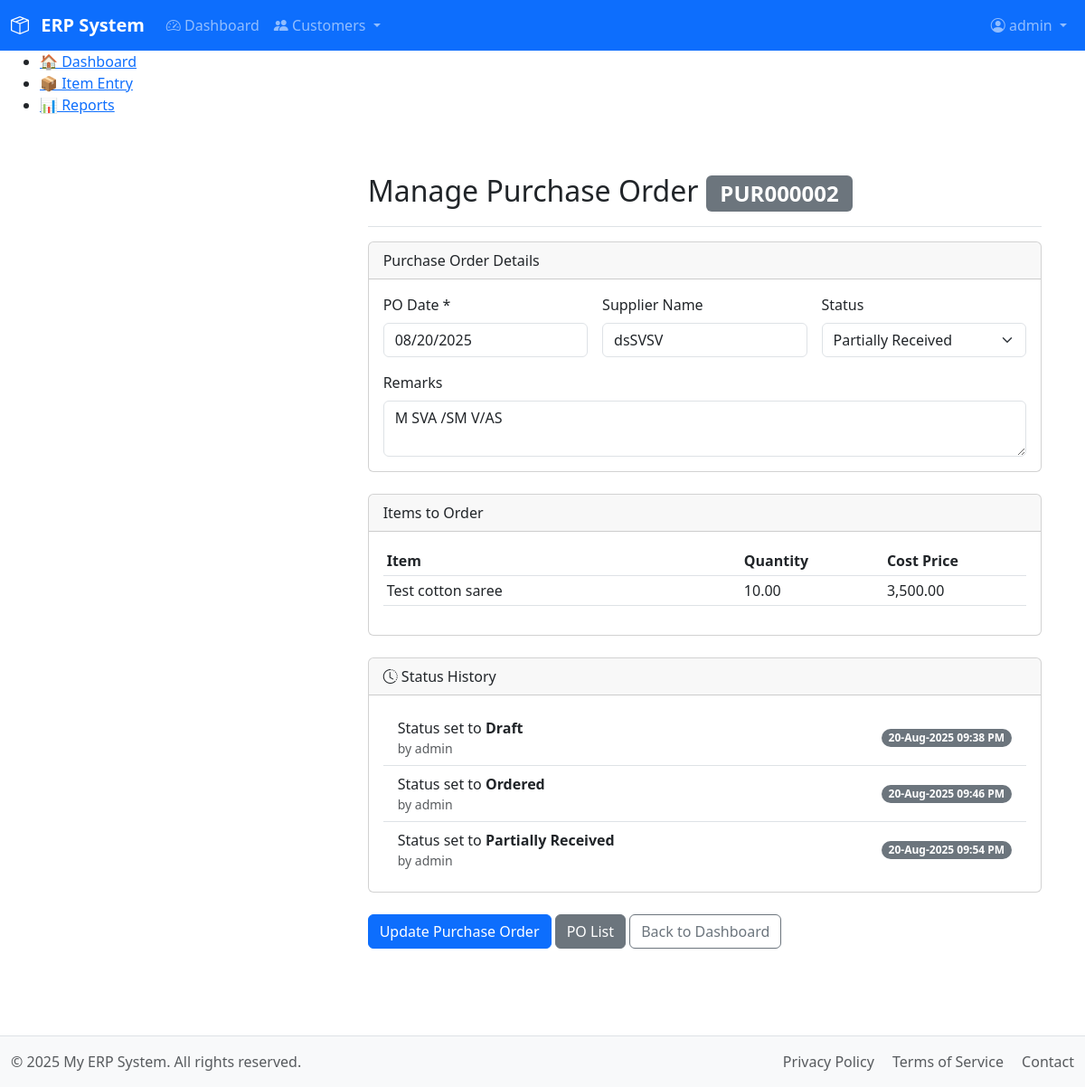
The app's page /modules/purchase/entry_purchase_order.php?purchase_order_id=PUR000002 (signed in) with its own data.
### tables this page shows
CREATE TABLE `purchase_orders` (
  `purchase_order_id` varchar(10) NOT NULL,
  `po_date` date NOT NULL,
  `supplier_name` varchar(255) DEFAULT NULL,
  `linked_sales_order_id` varchar(10) DEFAULT NULL,
  `status` enum('Draft','Ordered','Partially Received','Completed','Canceled') NOT NULL DEFAULT 'Draft',
  `remarks` text DEFAULT NULL,
  `created_at` timestamp NOT NULL DEFAULT current_timestamp(),
  `created_by` int(11) DEFAULT NULL,
  `created_by_name` varchar(50) DEFAULT NULL,
  PRIMARY KEY (`purchase_order_id`),
  KEY `idx_linked_sales_order` (`linked_sales_order_id`)
);

CREATE TABLE `purchase_order_items` (
  `po_item_id` int(11) NOT NULL AUTO_INCREMENT,
  `purchase_order_id` varchar(10) NOT NULL,
  `item_id` varchar(10) NOT NULL,
  `quantity` decimal(10,2) NOT NULL,
  `cost_price` decimal(10,2) NOT NULL,
  PRIMARY KEY (`po_item_id`),
  KEY `purchase_order_id` (`purchase_order_id`),
  KEY `item_id` (`item_id`),
  CONSTRAINT `fk_po_header` FOREIGN KEY (`purchase_order_id`) REFERENCES `purchase_orders` (`purchase_order_id`) ON DELETE CASCADE ON UPDATE CASCADE,
  CONSTRAINT `fk_po_item` FOREIGN KEY (`item_id`) REFERENCES `items` (`item_id`) ON UPDATE CASCADE
);

CREATE TABLE `items` (
  `item_id` varchar(10) NOT NULL,
  `category_sub_id` varchar(10) NOT NULL,
  `name` varchar(150) NOT NULL,
  `uom` varchar(20) NOT NULL DEFAULT 'No',
  `description` text DEFAULT NULL,
  `created_at` timestamp NOT NULL DEFAULT current_timestamp(),
  `created_by` int(11) DEFAULT NULL,
  `created_by_name` varchar(50) DEFAULT NULL,
  `updated_at` timestamp NULL DEFAULT NULL ON UPDATE current_timestamp(),
  `updated_by` int(11) DEFAULT NULL,
  `updated_by_name` varchar(50) DEFAULT NULL,
  PRIMARY KEY (`item_id`),
  UNIQUE KEY `name` (`name`),
  KEY `category_sub_id` (`category_sub_id`),
  CONSTRAINT `fk_category_sub` FOREIGN KEY (`category_sub_id`) REFERENCES `categories_sub` (`category_sub_id`) ON DELETE CASCADE ON UPDATE CASCADE
);

CREATE TABLE `purchase_order_status_history` (
  `history_id` int(11) NOT NULL AUTO_INCREMENT,
  `purchase_order_id` varchar(10) NOT NULL,
  `status` enum('Draft','Ordered','Partially Received','Completed','Canceled') NOT NULL,
  `created_at` timestamp NOT NULL DEFAULT current_timestamp(),
  `created_by` int(11) DEFAULT NULL,
  `created_by_name` varchar(50) DEFAULT NULL,
  PRIMARY KEY (`history_id`),
  KEY `po_id_idx` (`purchase_order_id`)
);

### includes/functions.php (called while the page is built, shortened)
<?php
function get_purchase_order_details($purchase_order_id) {
    $db = db();
    $stmt_po = $db->prepare("SELECT * FROM purchase_orders WHERE purchase_order_id = ?");
    $stmt_po->bind_param("s", $purchase_order_id);
    $stmt_po->execute();
    $po = $stmt_po->get_result()->fetch_assoc();
    $stmt_items = $db->prepare("SELECT poi.*, i.name as item_name FROM purchase_order_items poi JOIN items i ON poi.item_id = i.item_id WHERE poi.purchase_order_id = ?");
    $stmt_items->bind_param("s", $purchase_order_id);
    $stmt_items->execute();
    $po['items'] = $stmt_items->get_result()->fetch_all(MYSQLI_ASSOC);
    $stmt_history = $db->prepare("SELECT * FROM purchase_order_status_history WHERE purchase_order_id = ? ORDER BY created_at ASC");
    $stmt_history->bind_param("s", $purchase_order_id);
    $stmt_history->execute();
    $po['status_history'] = $stmt_history->get_result()->fetch_all(MYSQLI_ASSOC);
    return $po;
}

### modules/purchase/entry_purchase_order.php (the view, shortened to what this page needs)
<?php
require_once __DIR__ . '/../../includes/functions.php';
$is_edit = false;
$po = null;
if (isset($_GET['purchase_order_id'])) {
    $po_id_to_load = trim($_GET['purchase_order_id']);
    $po = get_purchase_order_details($po_id_to_load);
    if ($po) {
        $is_edit = true;
    } else {
        $_SESSION['error_message'] = "Purchase Order #$po_id_to_load not found.";
        header("Location: /modules/purchase/list_purchase_order.php");
        exit;
    }
}
require_once __DIR__ . '/../../includes/header.php';
?>
<div class="container-fluid">
    <div class="row">
        <?php require_once __DIR__ . '/../../includes/sidebar.php'; ?>
        <main class="col-md-9 ms-sm-auto col-lg-10 px-md-4">
            <div class="d-flex justify-content-between flex-wrap flex-md-nowrap align-items-center pt-3 pb-2 mb-3 border-bottom">
                <h2><?= $is_edit ? 'Manage Purchase Order <span class="badge bg-secondary">'.htmlspecialchars($po['purchase_order_id']).'</span>' : 'New Purchase Order' ?></h2>
            </div>
            <form method="POST" class="needs-validation" novalidate id="poForm">
                <div class="card">
                    <div class="card-header">Purchase Order Details</div>
                    <div class="card-body">
                        <div class="row g-3">
                            <div class="col-md-4">
                                <label for="po_date" class="form-label">PO Date *</label>
                                <input type="date" class="form-control" id="po_date" name="po_date" value="<?= $is_edit ? htmlspecialchars($po['po_date']) : date('Y-m-d') ?>" <?= $is_edit ? 'readonly' : 'required' ?>>
                            </div>
                            <div class="col-md-4">
                                <label for="supplier_name" class="form-label">Supplier Name</label>
                                <input type="text" class="form-control" id="supplier_name" name="supplier_name" placeholder="Enter supplier name..." value="<?= htmlspecialchars($po['supplier_name'] ?? '') ?>">
                            </div>
                            <div class="col-md-4">
                                <label for="status" class="form-label">Status</label>
                                <select class="form-select" id="status" name="status">
                                    <option value="Partially Received" <?= ($is_edit && $po['status'] == 'Partially Received') ? 'selected' : '' ?>>Partially Received</option>
                                </select>
                            </div>
                            <div class="col-12">
                                <label for="remarks" class="form-label">Remarks</label>
                                <textarea class="form-control" id="remarks" name="remarks" rows="2" placeholder="e.g., Delivery instructions..."><?= htmlspecialchars($po['remarks'] ?? '') ?></textarea>
                            </div>
                        </div>
                    </div>
                </div>
                <div class="card mt-4">
                    <div class="card-header d-flex justify-content-between align-items-center">
                        <span>Items to Order</span>
                    </div>
                    <div class="card-body">
                        <div class="table-responsive">
                            <table class="table table-sm">
                                <thead><tr><th style="width: 50%;">Item</th><th style="width: 20%;">Quantity</th><th style="width: 20%;">Cost Price</th><?php if (!$is_edit): ?><th>Actions</th><?php endif; ?></tr></thead>
                                <tbody id="poItemRows">
                                    <?php if ($is_edit): ?>
                                        <?php foreach ($po['items'] as $item): ?>
                                            <tr>
                                                <td><?= htmlspecialchars($item['item_name']) ?></td>
                                                <td><?= htmlspecialchars($item['quantity']) ?></td>
                                                <td><?= htmlspecialchars(number_format($item['cost_price'], 2)) ?></td>
                                            </tr>
                                        <?php endforeach; ?>
                                    <?php endif; ?>
                                </tbody>
                            </table>
                        </div>
                    </div>
                </div>
                <?php if ($is_edit && !empty($po['status_history'])): ?>
                <div class="card mt-4">
                    <div class="card-header"><i class="bi bi-clock-history"></i> Status History</div>
                    <div class="card-body">
                        <ul class="list-group list-group-flush">
                            <?php foreach ($po['status_history'] as $history): ?>
                            <li class="list-group-item d-flex justify-content-between align-items-center">
                                <div>Status set to <strong><?= htmlspecialchars($history['status']) ?></strong>
                                    <small class="d-block text-muted">by <?= htmlspecialchars($history['created_by_name']) ?></small>
                                </div>
                                <span class="badge bg-secondary rounded-pill"><?= date("d-M-Y h:i A", strtotime($history['created_at'])) ?></span>
                            </li>
                            <?php endforeach; ?>
                        </ul>
                    </div>
                </div>
                <?php endif; ?>
                <div class="col-12 mt-4">
                    <button class="btn btn-primary" type="submit"><i class="bi bi-<?= $is_edit ? 'floppy' : 'save' ?>"></i> <?= $is_edit ? 'Update Purchase Order' : 'Save Purchase Order' ?></button>
                    <a href="/modules/purchase/list_purchase_order.php" class="btn btn-secondary">PO List</a>
                    <a href="/index.php" class="btn btn-outline-secondary">Back to Dashboard</a>
                </div>
            </form>
        </main>
    </div>
</div>
<?php require_once __DIR__ . '/../../includes/footer.php'; ?>

### assets/css/main.css (style rules this page uses)
main { padding-top: 1rem; padding-bottom: 3rem; }

### records on screen
purchase_orders: purchase_order_id "PUR000002", po_date "08/20/2025", supplier_name "dsSVSV", status "Partially Received", remarks "M SVA /SM V/AS"
purchase_order_items: item.name "Test cotton saree", quantity "10.00", cost_price "3,500.00"
purchase_order_status_history: status "Draft", created_by_name "admin", created_at "20-Aug-2025 09:38 PM"
purchase_order_status_history: status "Ordered", created_by_name "admin", created_at "20-Aug-2025 09:46 PM"
purchase_order_status_history: status "Partially Received", created_by_name "admin", created_at "20-Aug-2025 09:54 PM"

### other values on screen
$_SESSION['username'] "admin"
